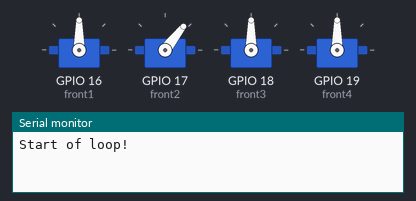
Bench run of a sketch on a simulated ESP32. Parts: 4 × servo, the last lines printed to the serial monitor.

Above: at 0.05 s.
At 0.35 s:
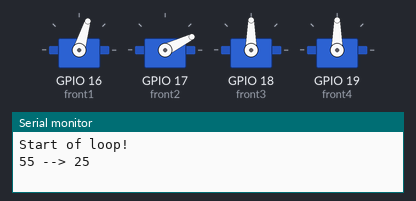
At 0.65 s:
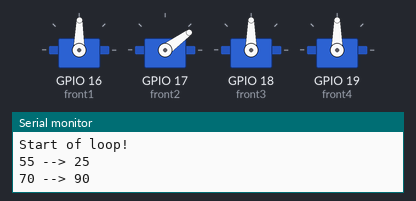
At 1.2 s:
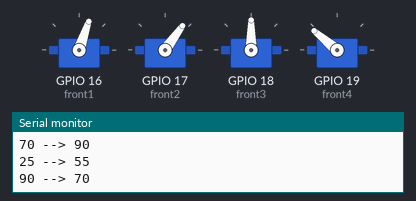
At 1.75 s:
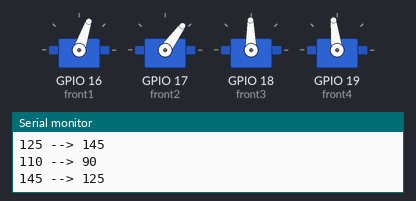
At 3.85 s:
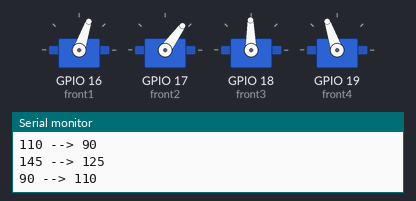
Timing chart, 0 to 8.9 s (numbered marks = the images above):
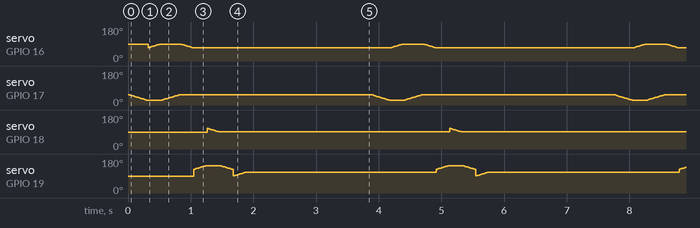

The sketch:

final_2Legs.ino
```cpp
#include <ESP32Servo.h>

#define front1 16
#define front2 17
#define front3 18
#define front4 19

Servo Servofront1;
Servo Servofront2;
Servo Servofront3;
Servo Servofront4;

void setup()
{
  Serial.begin(9600);
  Servofront1.attach(front1);
  Servofront2.attach(front2);
  Servofront3.attach(front3);
  Servofront4.attach(front4);

}


void loop()
{
  //    HCPCA9685.Servo(8, Pos);
  Serial.println("Start of loop!");
  int pos = 0;

  for ( pos = 55; pos > 25; pos--)
  {
    Servofront2.write(pos);
    delay(10);
  }
  Serial.println("55 --> 25");
  delay(10);

  for ( pos = 70; pos < 90 ; pos++)
  {
    Servofront1.write(pos);
    delay(10);
  }
  Serial.println("70 --> 90");
  delay(10);

  for ( pos = 25; pos < 55; pos++)
  {
    Servofront2.write(pos);
    delay(10);
  }
  Serial.println("25 --> 55");
  delay(10);

  for ( pos = 90; pos > 70; pos--)
  {
    Servofront1.write(pos);
    delay(10);
  }
  Serial.println("90 --> 70");
  delay(10);

  for ( pos = 125; pos < 145; pos++)
  {
    Servofront4.write(pos);
    delay(10);
  }
  Serial.println("125 --> 145");
  delay(10);

  for ( pos = 110; pos > 90; pos--)
  {
    Servofront3.write(pos);
    delay(10);
  }
  Serial.println("110 --> 90");
  delay(10);

  for ( pos = 145; pos > 125; pos--)
  {
    Servofront4.write(pos);
    delay(10);
  }
  Serial.println("145 --> 125");
  delay(10);

  for ( pos = 90; pos < 110; pos++)
  {
    Servofront4.write(pos);
    delay(10);
  }
  Serial.println("90 --> 110");
  delay(2000);
}

void incServoLoop(Servo servoM, int minVal, int maxVal)
{
  int pos = minVal;
  for ( pos = minVal; pos < maxVal ; pos++)
  {
    servoM.write(pos);
    delay(10);
  }
}

void decServoLoop(Servo servoM, int minVal, int maxVal)
{

  int pos = maxVal;
  for ( pos = maxVal; pos > minVal; pos--)
  {
    servoM.write(pos);
    delay(10);
  }
}
```

Measured:
- by itself, servo on GPIO 18 (front3): repeats every 3.9 s: 107° 0.02 s, 105° 0.02 s, 103° 0.02 s, 101° 0.02 s, 99° 0.02 s, 97° 0.02 s, 95° 0.02 s, 93° 0.02 s, 91° 3.7 s, 109° 0.02 s
- by itself, servo on GPIO 16 (front1): repeats every 3.9 s: 73° 0.02 s, 75° 0.02 s, 77° 0.02 s, 79° 0.02 s, 81° 0.02 s, 83° 0.02 s, 85° 0.02 s, 87° 0.02 s, 89° 0.36 s, 87° 0.02 s, 85° 0.02 s, 83° 0.02 s, 81° 0.02 s, 79° 0.02 s, 77° 0.02 s, 75° 0.02 s, 73° 0.02 s, 71° 3.2 s
